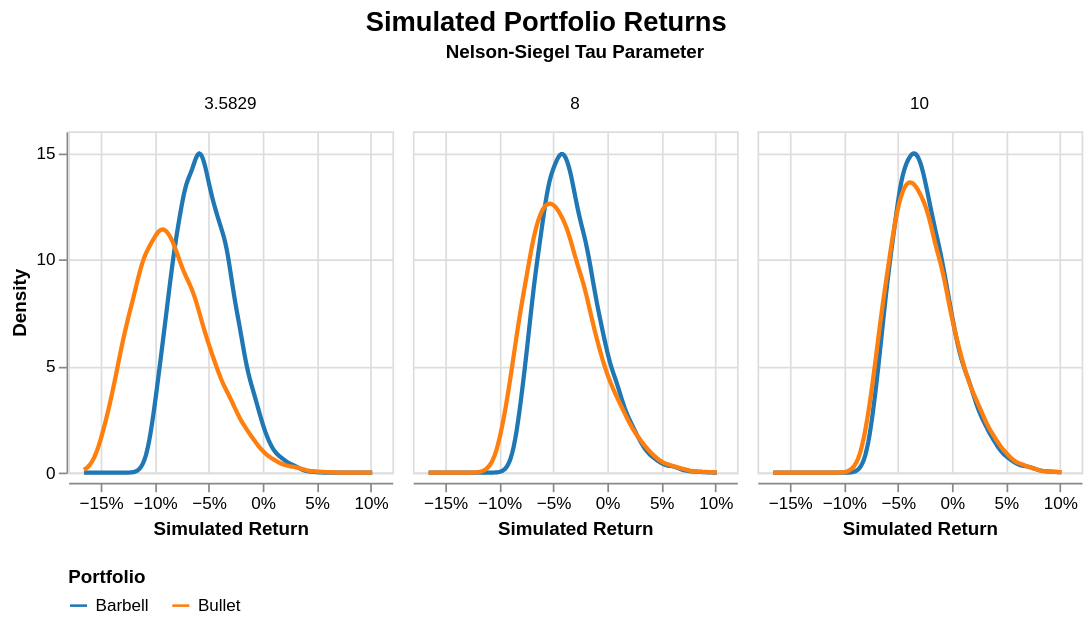

Notebook cell for this chart:
### Markdown cell above
### 4.2 Visualizing Returns: The Distribution of Outcomes 📊

Now that our data is stacked into a single, tidy format, it is time to actually see the results. The density plots below represent the continuous probability distribution of our 10,000 simulated returns for both the Barbell and the Bullet portfolios.

As you examine these charts, pay close attention to the width and shape of the curves. A taller, narrower curve means the simulated returns are tightly clustered together (lower variance), while a wider curve indicates higher risk and a wider range of possible outcomes.

Keep our "volatility spotlight" metaphor in mind. Watch how the orange Bullet distribution reacts in our base case ($\tau$ = 3.5829), and then look at what happens to the blue Barbell distribution as we slide $\tau$ all the way out to 10. The visual shift in these distributions is the pure, mechanical result of convexity and maturity placement interacting with shifting yield curve regimes.

### Code cell
density_lines = alt.Chart(df_final_long).transform_density(
    'Simulated_Return',
    as_=['Simulated_Return', 'density'],
    groupby=['Tau', 'Portfolio']
).mark_line(size=2.5).encode(  
    alt.X('Simulated_Return:Q',
          title='Simulated Return',
          axis=alt.Axis(format='%')),
    alt.Y('density:Q', title='Density'),

    # 1. THE FIX: Move the legend to the bottom (saves ~100px of width)
    alt.Color('Portfolio:N',
              scale=alt.Scale(domain=['Barbell', 'Bullet'],
                              range=['#1f77b4', '#ff7f0e']),
              legend=alt.Legend(title="Portfolio", orient='bottom')), 

    column=alt.Column('Tau:N', title='Nelson-Siegel Tau Parameter')
).properties(
    width=190, # Dropping just a hair to be safe
    height=200,
    title='Simulated Portfolio Returns'
).configure_title(
    fontSize=16,
    anchor='middle'
).configure_facet(
    # 2. THE FIX: Tighten the default empty space between the faceted charts
    spacing=10 
)

density_lines

### Figure 1 — Vega-Lite specification as saved in the notebook (floating-point values rounded to 4 significant figures; data arrays with more than 128 entries replaced by an {"elided": "..."} marker saying what was removed)
{"config": {"view": {"continuousWidth": 300, "continuousHeight": 300}, "facet": {"spacing": 10}, "title": {"anchor": "middle", "fontSize": 16}}, "data": {"name": "data-6a083d403c6054193f6ea8985c0fbfab"}, "mark": {"type": "line", "size": 2.5}, "encoding": {"color": {"field": "Portfolio", "legend": {"orient": "bottom", "title": "Portfolio"}, "scale": {"domain": ["Barbell", "Bullet"], "range": ["#1f77b4", "#ff7f0e"]}, "type": "nominal"}, "column": {"field": "Tau", "title": "Nelson-Siegel Tau Parameter", "type": "nominal"}, "x": {"axis": {"format": "%"}, "field": "Simulated_Return", "title": "Simulated Return", "type": "quantitative"}, "y": {"field": "density", "title": "Density", "type": "quantitative"}}, "height": 200, "title": "Simulated Portfolio Returns", "transform": [{"density": "Simulated_Return", "groupby": ["Tau", "Portfolio"], "as": ["Simulated_Return", "density"]}], "width": 190, "$schema": "https://vega.github.io/schema/vega-lite/v6.4.1.json", "datasets": {"data-6a083d403c6054193f6ea8985c0fbfab": {"elided": "60000 records"}}}
